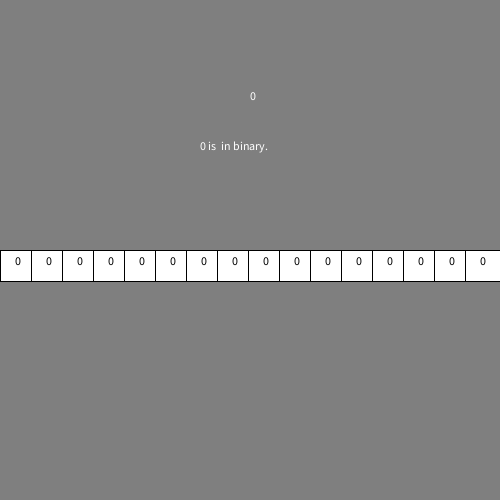
Frame 1 (no input)
Frame 60 (the mouse pressed at the canvas centre just before this capture): identical to frame 1, image omitted
Frame 120 (the mouse held since frame 60 and released just before this capture): identical to frame 1, image omitted

The Processing sketch that drew this single still picture (run headless with seeded random() and noise(); from frame 60 on, the mouse is pressed at the canvas centre):

// Processing sketch: binaryDecV2
// ── binaryDecV2.pde
int numOfBits = 16;
boolean[] bits = new boolean[numOfBits];
int centX, centY;
int number;
String binary;
int sqInc;
float r, g, b;


void setup()
{
  size(500, 500);
  centX = width / 2;
  centY = height / 2;
  
  //Setting the width/height of the squares depending on the number of bits
  sqInc = width/numOfBits;
}


void draw()
{
  //Setting colours
  r = random(256);
  g = random(256);
  b = random(256);
  //background(0, r, g);
  background(127);

  drawBits();
  //Calling the binary to decimal converter using the bit array and setting an int variable
  number = binaryToDecimal(bits);
  
  //Calling the decimal to binary converter using the number found to return the value as a string
  binary = decimalToBinary(number);
  
  //Writing the decimal and binary values to the screen
  fill(255);
  text(number, centX, 100);
  text(number + " is " + binary + " in binary.", centX-50, 150);
  
}//end draw

void drawBits()
{
  int c = 0;
  
  //Counting up for each edge
  for(int x=0; x<=width-sqInc; x+=sqInc)
  {
    //If the bit is toggled, set the rectangle to black, and the text to white
    if(bits[c])
    {
      //fill(0,b,g);
      fill(0);
      rect(x, centY, x+sqInc, sqInc);
      //fill(0,g,b);
      fill(255);
      text("1", x+(sqInc/2), centY+(sqInc/2));
    }//end if
    else //Else set the rectangle to white and the text to black
    {
      //fill(0,r,b);
      fill(255);
      rect(x, centY, x+sqInc, sqInc);
      //fill(0,b,r);
      fill(0);
      text("0", x+(sqInc/2), centY+(sqInc/2));
    }//end else
    c++;
  }//end for
}

//Function to convert a binary value to decimal
int binaryToDecimal(boolean[] bits)
{
  int ret = 0;

  //For each bit
  for(int i=0; i<numOfBits; i++)
  {
    //Reverse the position number
    int pos = (numOfBits - 1) - i;
    
    //If the bit is true, add the value of 2 to the power of the current position to our return value
    if (bits[i])
    {
      ret += pow(2, pos);
      
      //If the leftmost bit is set, make the value negative
      if(i == 0)
      {
        ret = -ret;
      }//end if
    }//end if   
  }//End for

  //Return the calculated value
  return ret;
}//End binaryToDecimal

//Function to convert a given integer value to a binary value
String decimalToBinary(int number)
{
  //Initialise the string and the local number variable
  String a = "";
  int value = number;
  
  if(value >= 0)
  {
    
    while(value>=1)
    {
      //If mod 2 of the value is 0, add a 0 to the left side of the string
      if(value%2==0)
      {
        a = "0" + a;
      }//end if
      else //Else add a 1 to the left side of the string
      {
        a = "1" + a;
      }//end else
      
      //Divide the value by two
      value = value/2;
    }//end while
  }//end if
  else
  {
    //Set the negative value to be the relative unsigned value
    value = 65536 + value;
    while(value>=1)
    {
      if(value%2==0)
      {
        a = "0" + a;
      }//end if
      else
      {
        a = "1" + a;
      }//end else
      value = value/2;
    }//end while
  }//end else
  return a;
}//end decimalToBinary

void mousePressed()
{
  int c = 0;
  
  //For each square
  for(int i=0; i<width-sqInc; i+= sqInc)
  {
    //If the mouse is within the boundary of a specific square, toggle the relative bit
    if(mouseX > i && mouseX < i+sqInc && mouseY > centY && mouseY < centY + sqInc)
    {
      bits[c] = !bits[c];
    }//end if
    //Increment the counter
    c++;
  }//end for
   
}//end mousePressed
